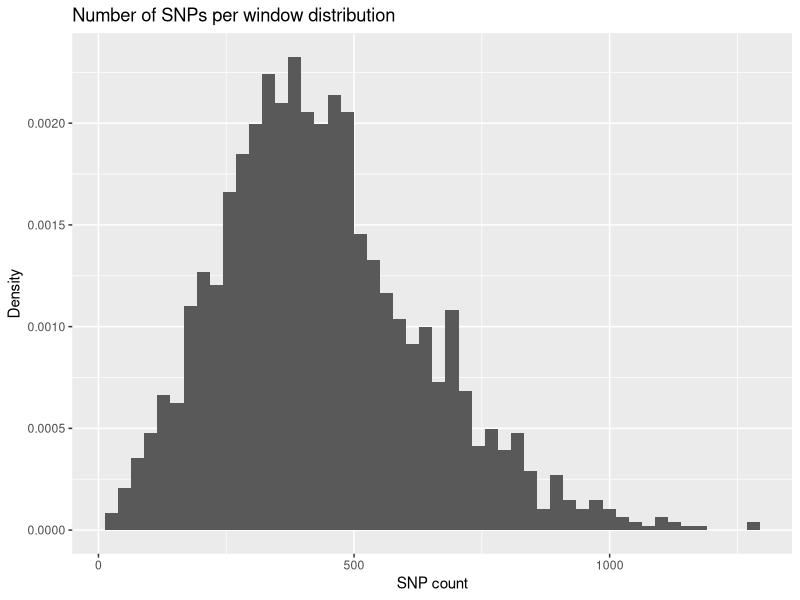
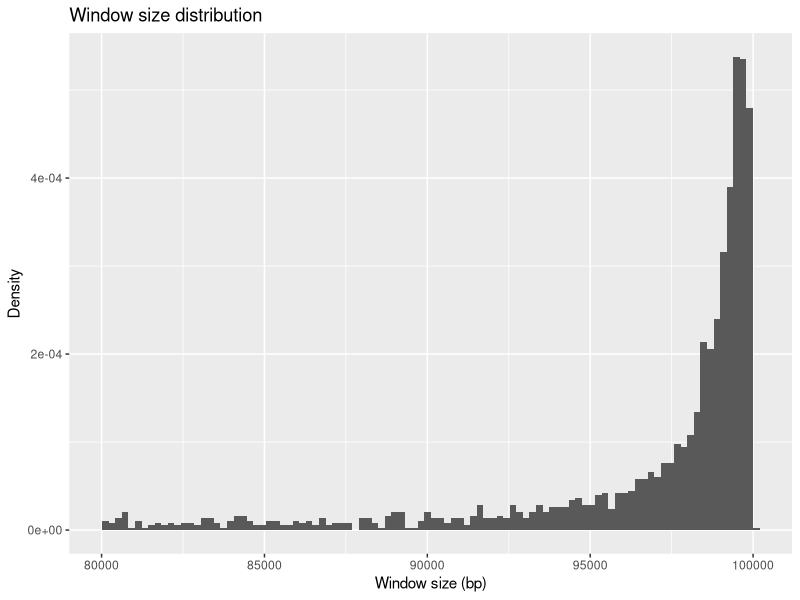
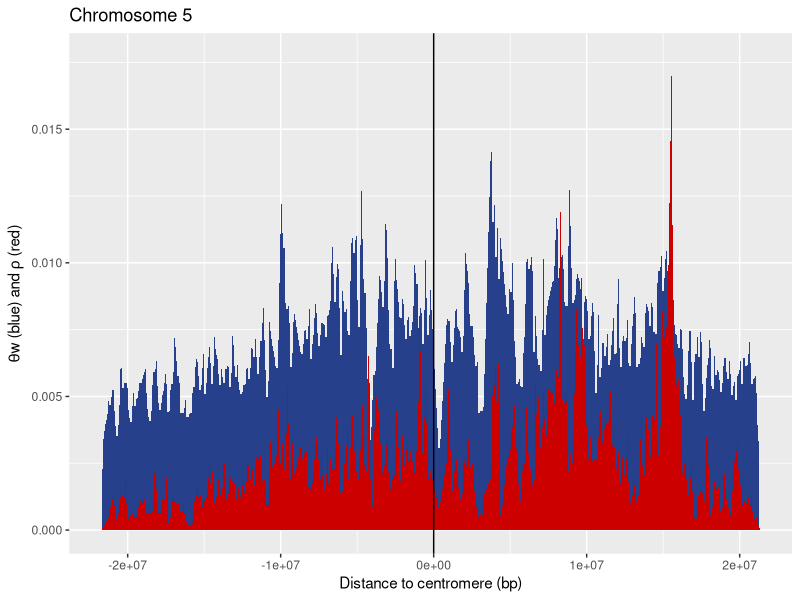
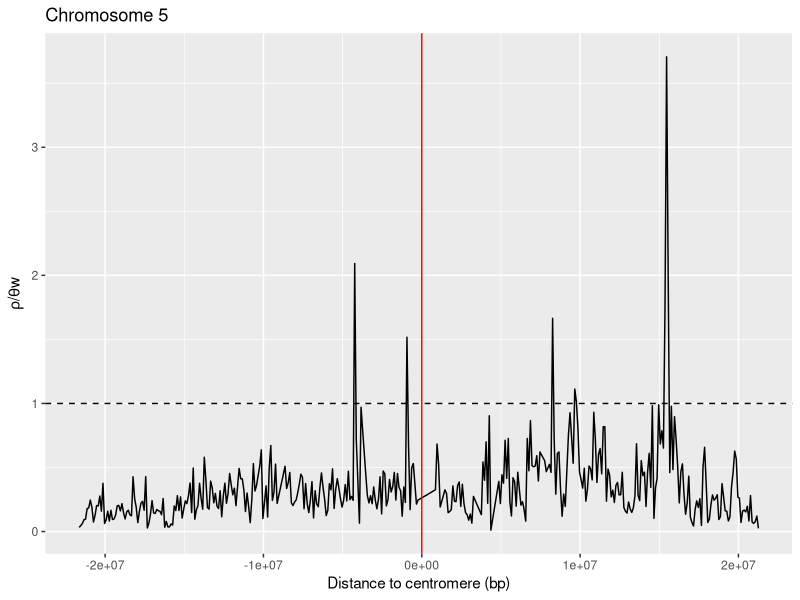
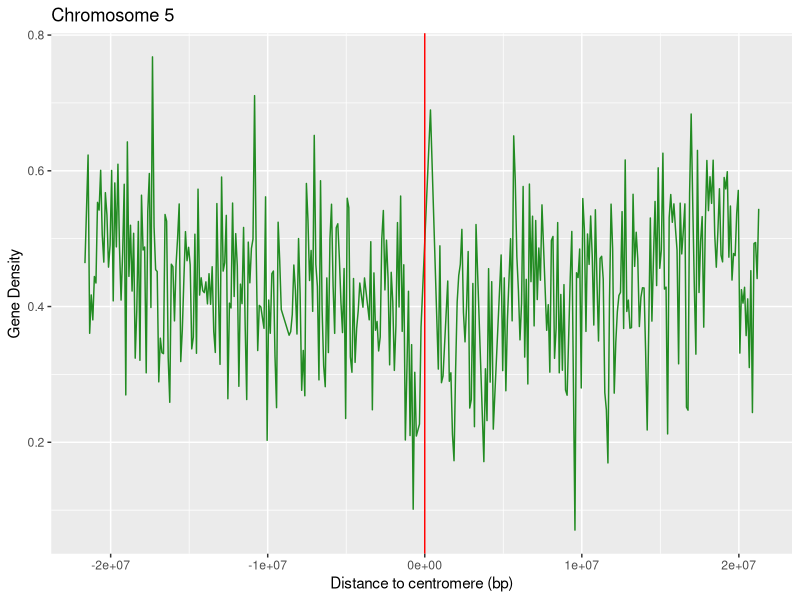
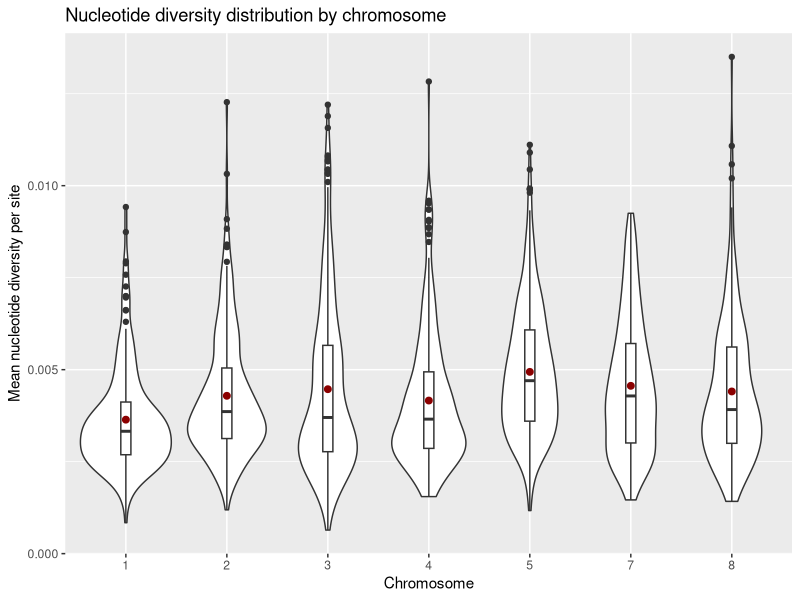
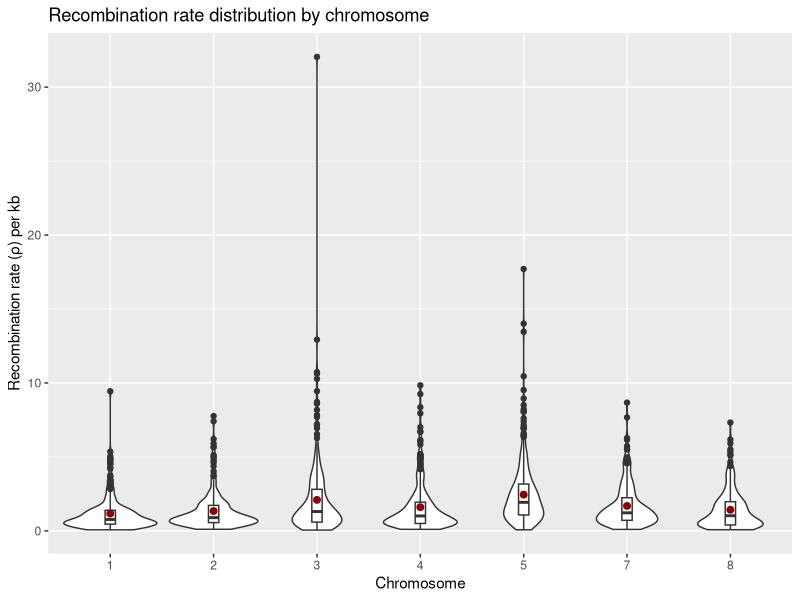

Write R code to recreate these figures, in order.
## ---- chunk 1
knitr::opts_chunk$set(echo = TRUE)
library(tidyverse)
## ---- chunk 2
data <- read.delim("Data_Mt_DSBionf.csv", sep = ",")
data$chr <- as.factor(data$chr)
plot_data <- data %>% ggplot()
plot_data + geom_histogram(mapping = aes(x = LdH_SNPs, ..density..), bins = 50) + 
    labs(title = "Number of SNPs per window distribution", x = "SNP count", y = "Density")
plot_data + geom_histogram(mapping = aes(x = ldH_win_size, ..density..), bins = 100) +
    labs(title = "Window size distribution", x = "Window size (bp)", y = "Density")
## ---- chunk 3
#Filtering for number of SNPs
lowlim <- mean(data$LdH_SNPs) - 3*sd(data$LdH_SNPs)
highlim <- mean(data$LdH_SNPs) + 3*sd(data$LdH_SNPs)
d <- data %>%
    filter(LdH_SNPs > lowlim) %>%
    filter(LdH_SNPs < highlim)

#Filtering for window size
lowlim <- mean(data$ldH_win_size) - 3*sd(data$ldH_win_size)
highlim <- mean(data$ldH_win_size) + 3*sd(data$ldH_win_size)
d <- data %>%
    filter(ldH_win_size > lowlim) %>%
    filter(ldH_win_size < highlim)
## ---- chunk 4
cat("We keep ", round(dim(d)[1] / dim(data)[1] * 100, digits = 2), "% of the data\n", sep = "")
## ---- chunk 5
plot_chr5 <- d %>% filter(chr == "5") %>% ggplot()

plot_chr5 +
    geom_area(mapping = aes(y = rho_kb / rho_theta / 1000, x = dist_cent), fill = "royalblue4") +
    geom_area(mapping = aes(y = rho_kb / 1000, x = dist_cent), fill = "red3") +
    geom_vline(xintercept = 0) +
    labs(title = "Chromosome 5", x = "Distance to centromere (bp)", 
         y = expression(paste(theta, "w (blue) and ", rho, " (red)")))

plot_chr5 + 
    geom_line(mapping = aes(y = rho_theta, x = dist_cent)) +
    geom_vline(xintercept = 0, color = "red") +
    geom_hline(yintercept = 1, linetype = "dashed") +
    labs(title = "Chromosome 5", x = "Distance to centromere (bp)", 
     y = expression(paste(rho, "/", theta, "w")))

plot_chr5 +
    geom_line(mapping = aes(y = gene_dens, x = dist_cent), color = "forestgreen") +
    geom_vline(xintercept = 0, color = "red") +
    labs(title = "Chromosome 5", x = "Distance to centromere (bp)", 
     y = "Gene Density")
## ---- chunk 6
d %>% ggplot(mapping = aes(x = chr, y = qp.site)) +
    geom_violin() +
    geom_boxplot(width=0.1) +
    stat_summary(fun.y=mean, geom="point", size=2, color = "red4") +
    labs(title = "Nucleotide diversity distribution by chromosome", 
         x = "Chromosome", y = "Mean nucleotide diversity per site")

d %>% ggplot(mapping = aes(x = chr, y = rho_kb)) +
    geom_violin() +
    geom_boxplot(width=0.1) +
    stat_summary(fun.y=mean, geom="point", size=2, color = "red4") +
    labs(title = "Recombination rate distribution by chromosome", 
         x = "Chromosome", y = "Recombination rate (ρ) per kb")
## ---- chunk 7
#Calculate recombination rate median by chromosome
d_chr <- d %>% group_by(chr) %>% 
    summarise(median_rho = median(rho_kb),
              mean_rho = mean(rho_kb)) #calculate recombination rate by chromosome

N = 100
boot_med <- as.data.frame(matrix(data = 0, nrow = N, ncol = length(levels(d$chr))))
colnames(boot_med) <- levels(d$chr)
for (i in levels(d$chr)) {
    d_chr_i <- d %>% filter(chr == i)
    for (n in 1:N) {
        boot_med[n, i] <- median(sample_n(d_chr_i, dim(d_chr_i)[1], replace = T)$rho_kb)
    }
}

CI <- t(apply(boot_med, 2, function(x) quantile(x, c(0.025, 0.975))))
# means <- apply(boot_med, 2, mean)

cbind(d_chr[,c(2)], CI)     #, d_chr[,c(3)], boot_mean = means)
